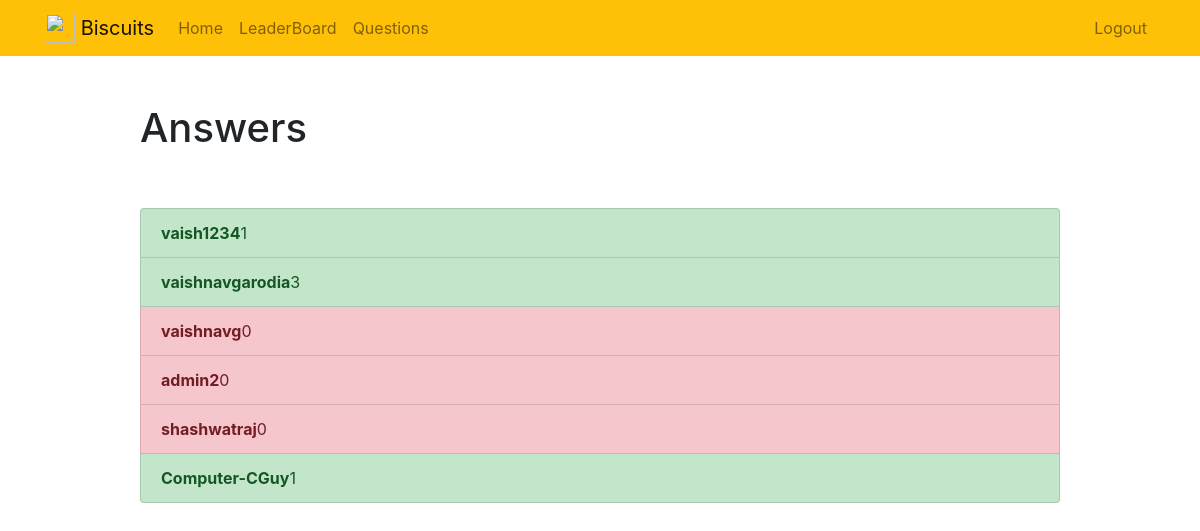
The app's page /checkanswers/ (signed in), older data.
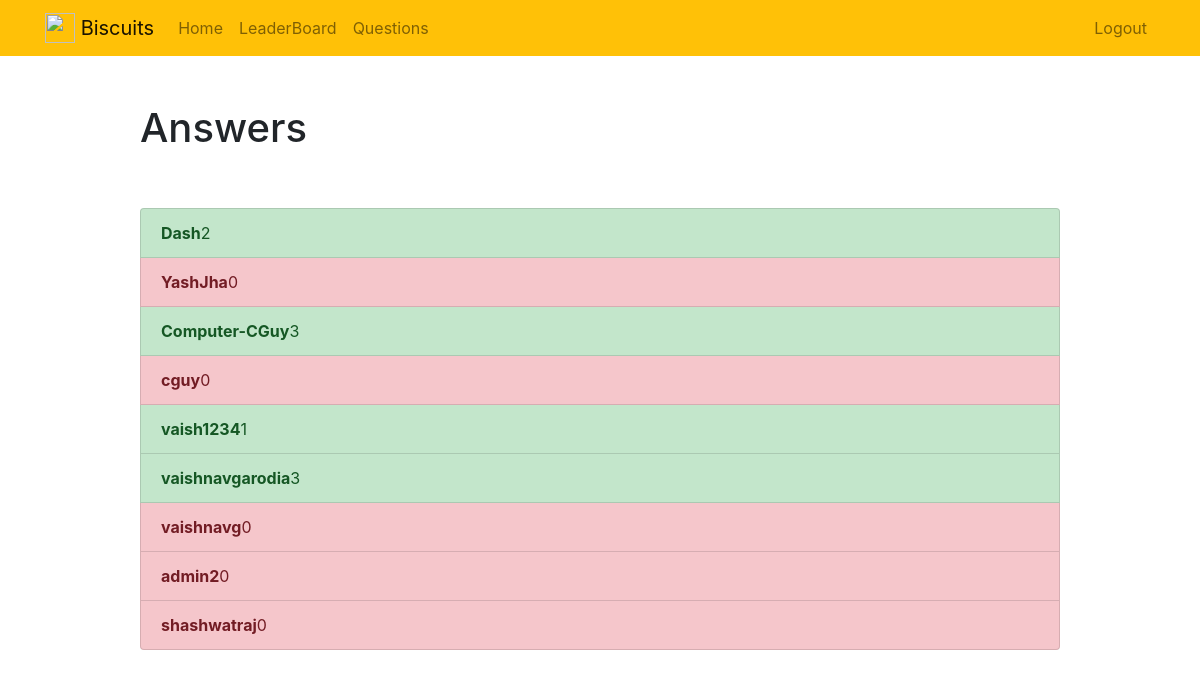
The same page, newer data.
### biscuitsrk/models.py (models this page shows, shortened)
class Profile(models.Model):
    user = models.OneToOneField(User, on_delete=models.CASCADE)
    currentlevel = models.IntegerField(default=0)
    discord  = models.CharField(max_length=255, null=True)
    institute = models.CharField(max_length=255, null=True)
    currentleveltime= models.DateTimeField(default=timezone.now)
    is_banned = models.BooleanField(default = False)
    mostrecentanswer = models.TextField(null=True)
    lastanswertime = models.DateTimeField(default=timezone.now)
    checked = models.BooleanField(default=False)
    result = models.BooleanField(default=True)
    response = models.TextField(null=True, blank=True)
    answered = models.BooleanField(default=False)

### biscuitsrk/views.py (the view)
# urls.py: path('checkanswers/', views.checkanswers, name='checkanswers'),
@user_passes_test(lambda u: u.is_superuser)
def checkanswers(request):
    queryset = Profile.objects.order_by('-lastanswertime')
    return render(request, 'biscuitsrk/checkanswers.html',{'answers':queryset})

### biscuitsrk/templates/biscuitsrk/checkanswers.html
{% extends "biscuitsrk/base.html" %}
{% block content %}
    <div class="row justify-content-center mt-5">
        <div class="col-md-10">
            {% if answer %}
                 <h1>{{ answer.count }} Answers{{ answer.count|pluralize }}</h1>
            {% else %}
                           <h1>Answers</h1>
            {% endif %}
        </div>
    </div>
    <div class="row justify-content-center mt-5">
        <div class="col-md-10">
            <div class="list-group">
                {% for answer in answers %}
                    <a href="{% url 'fullanswer' answer.id %}" class="list-group-item list-group-item-action{% if answer.checked %} list-group-item-success {% else %} list-group-item-danger {% endif %}"><b>{{ answer.user.username }}</b>{{ answer.currentlevel}}</a>
                {% endfor %}
            </div>
        </div>
    </div>
{% endblock %}

### biscuitsrk/templates/biscuitsrk/base.html (shortened to what this page needs)
{% load static %}
<!doctype html>
<html lang="en">
<head>
    <link rel="stylesheet" href="https://stackpath.bootstrapcdn.com/bootstrap/4.4.1/css/bootstrap.min.css">
</head>
<body>
<nav class="navbar navbar-expand-md navbar-light bg-warning">
<div class="container">
    <a class="navbar-brand" href="{% url 'home' %}">
         <img src="{% static 'todo/logo.png' %}" width="30" height="30" class="d-inline-block align-top">
        <span>Biscuits</span>
    </a>
    <div class="collapse navbar-collapse" id="navbarNav">
    {% if user.is_authenticated %}
        <ul class="navbar-nav mr-auto">
                <li class="nav-item {{ home }}">
                    <a class="nav-link" href="{% url 'home' %}">Home</a>
                </li>
                <li class="nav-item {{ leaderboard }}">
                    <a class="nav-link" href="{% url 'leaderboard' %}">LeaderBoard</a>
                </li>
                <li class="nav-item {{ questions }}">
                    <a class="nav-link" href="{% url 'questions' %}">Questions</a>
                </li>
        </ul>
    {% endif %}
    <ul class="navbar-nav ml-auto">
            {% if user.is_authenticated %}
                <li class="nav-item">
                    <a href="#" onclick="$('#signOutBtn').click()" class="nav-link">Logout</a>
                </li>
            {% endif %}
        </ul>
    </div>
</div>
</nav>
<div class="container">
{% block content %}{% endblock %}
</div>
</body>
</html>

Row changes from the older to the newer data that the page shows:
added Profile: user.username "Dash", currentlevel "2", checked True (drawn)
added Profile: user.username "YashJha", currentlevel "0"
changed Profile "Computer-CGuy": currentlevel "1" → "3"; moves up the list
added Profile: user.username "cguy", currentlevel "0"
